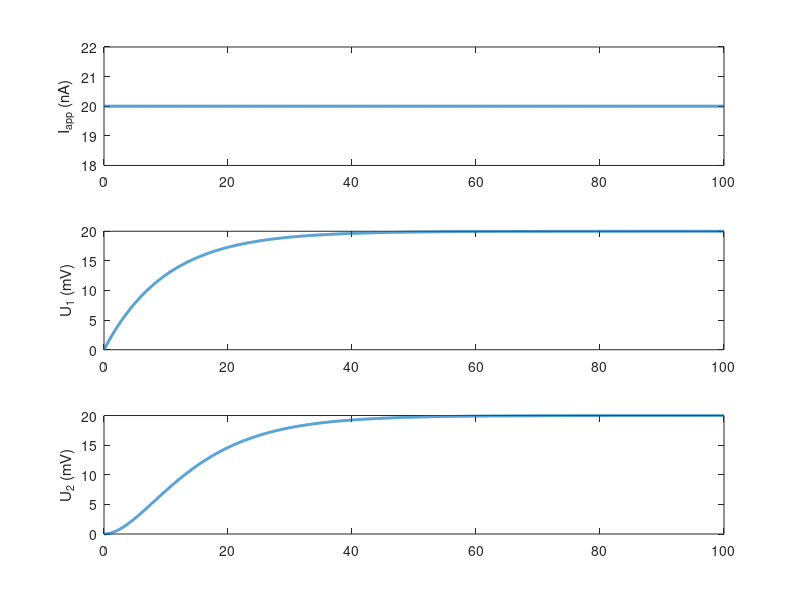

Write the MATLAB code that produced this figure.
% Nicholas Szczecinski 2019
% 23 Jan 19
% CWRU EMAE 689, Synthetic Nervous Systems

%Units are nF, uS, mV, ms, nA
Cm = 10;
Gm = 1;
Iapp = 20;
Er = -60;
R = 20;
gMax = 0.5;
Esyn = 0;

dt = .01;
tmax = 100;

t = 0:dt:tmax;
numSteps = length(t);

delEsyn = Esyn - Er;

%Compute V1(t) and V2(t) with simulation
U1sim = zeros(size(t));
U2sim = zeros(size(t));
U1sim(1) = 0;
U2sim(1) = 0;

for i=2:numSteps
    U1sim(i) = U1sim(i-1) + dt/Cm*(Iapp - Gm*U1sim(i-1));
    gSyn = U1sim(i-1)/R*gMax;
    U2sim(i) = U2sim(i-1) + dt/Cm*(gSyn*(delEsyn - U2sim(i-1)) - Gm*U2sim(i-1));
end
V1sim = U1sim + Er;
v2sim = U2sim + Er;

figure
subplot(3,1,1)
plot(t,Iapp+zeros(size(t)),'linewidth',2)
ylabel('I_{app} (nA)')

subplot(3,1,2)
plot(t,U1sim,'linewidth',2)
ylabel('U_1 (mV)')

subplot(3,1,3)
plot(t,U2sim,'linewidth',2)
ylabel('U_2 (mV)')
